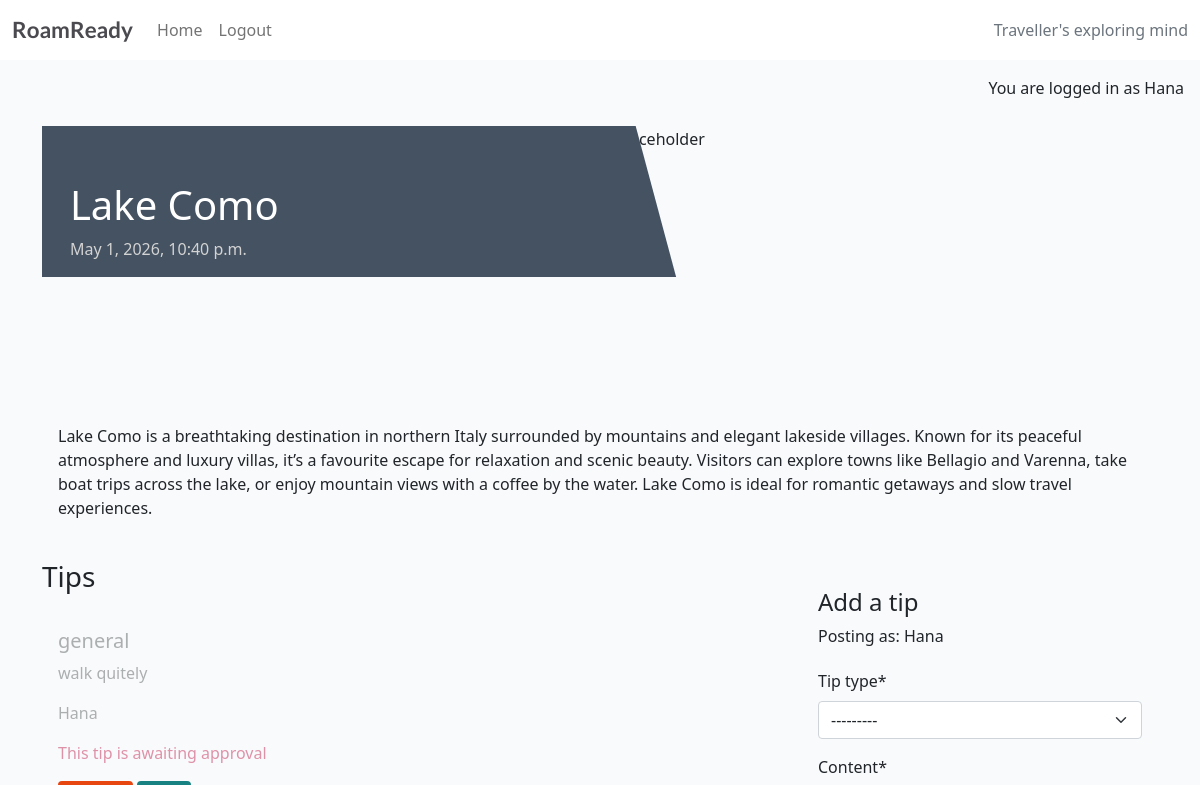
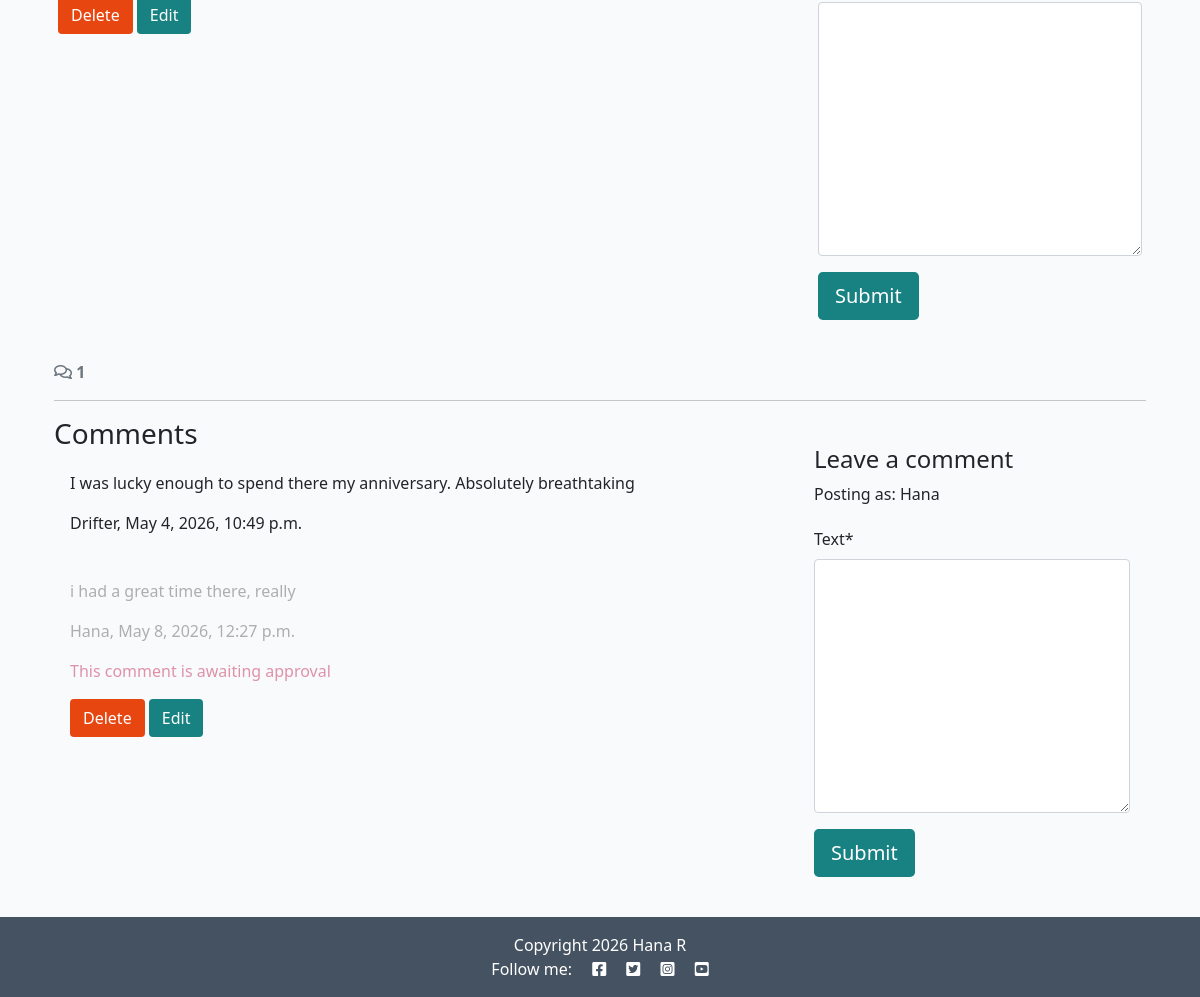
The page /10/ (signed in) on the database its author committed (2 pictures, top to bottom).
### destinations/models.py (models this page shows, shortened)
class Destination(models.Model):
    name = models.CharField(max_length=100)
    country = CountryField()
    category = models.CharField(max_length=50)
    featured_image = CloudinaryField('image', default='placeholder')
    description = models.TextField()
    created_on = models.DateTimeField(auto_now_add=True)
    status = models.IntegerField(choices=STATUS, default=1)
    class Meta:
        ordering = ['-created_on', 'country', 'category']

class Tip(models.Model):
    destination = models.ForeignKey(Destination, on_delete=models.CASCADE, related_name="tips")
    tip_type = models.CharField(max_length=100, choices=TIP_TYPES)
    content = models.TextField()
    user = models.ForeignKey(User, on_delete=models.CASCADE, related_name="tips", null=True, blank=True)
    approved = models.BooleanField(default=False)
    class Meta:
        ordering = ['tip_type', 'destination']

class Comment(models.Model):
    destination = models.ForeignKey(Destination, on_delete=models.CASCADE, related_name="comments")
    user = models.ForeignKey(User, on_delete=models.CASCADE, related_name="comments", null=True, blank=True)
    text = models.TextField()
    created_on = models.DateTimeField(auto_now_add=True)
    approved = models.BooleanField(default=False)

### destinations/views.py (the view, shortened to what this page needs)
# urls.py: path('<int:pk>/', views.destination_detail, name='destination_detail'),
def destination_detail(request, pk):
    destination = get_object_or_404(Destination, pk=pk)
    comments = destination.comments.all().order_by("-created_on")
    comment_count = destination.comments.filter(approved=True).count()
    tips = destination.tips.all().order_by("tip_type")
    comment_form = CommentForm()
    tip_form = TipForm()
    return render(
        request,
        "destinations/destination_detail.html",
        {"destination": destination,
         "comments":comments,
         "comment_count": comment_count,
         "comment_form": comment_form,
         "tip_form": tip_form
         },
    )

### destinations/forms.py
class CommentForm(forms.ModelForm):
    class Meta:
        model = Comment
        fields = ('text',)

class TipForm(forms.ModelForm):
    class Meta:
        model = Tip
        fields = ('tip_type', 'content',)

### destinations/templates/destinations/destination_detail.html (shortened to what this page needs)
{% extends 'base.html' %} {% block content %}
{% load static %}
{% load crispy_forms_tags %}
<div class="masthead">
    <div class="container">
        <div class="row g-0">
            <div class="col-md-6 masthead-text">
                <h1 class="post-title">{{ destination.name }}</h1>
                <p class="post-subtitle">{{ destination.created_on }}</p>
            </div>
            <div class="d-none d-md-block col-md-6 masthead-image">
                <img src="{% static 'images/default.jpg' %}" class="scale" alt="placeholder">
            </div>
        </div>
    </div>
</div>
<div class="container">
    <div class="row">
        <div class="col card mb-4  mt-3 left  top">
            <div class="card-body ">
                <p class="card-text">
                    {{ destination.description | safe }}
                </p>
            </div>
        </div>
    </div>
</div>
<div class="container">
    <div class="row">
        <div class="col-md-8">
            <h3>Tips</h3>
            {% for tip in destination.tips.all %}
            <div class="card mb-3">
                <div class="card-body  {% if not tip.approved and tip.user == user %}faded{% elif not tip.approved %}d-none{% endif %}">
                    <h5 id="tiptype{{ tip.id }}" class="card-title">{{ tip.tip_type}}</h5>
                    <div id="tip{{ tip.id }}" class="card-text {% if not tip.approved and tip.user == user %}faded{% endif %}">{{ tip.content | linebreaks}}</div>
                    <p class="card-text {% if not tip.approved and tip.user == user %}faded{% endif %}">{{ tip.user }}</p>
                    {% if not tip.approved and tip.user == user %}
                    <p class="approval">This tip is awaiting approval</p>
                    {% endif %}</p>
                    {% if user.is_authenticated and tip.user == user %}
                    <button class="btn btn-delete-tip" tip_id="{{ tip.id }}" destination_id="{{ destination.id }}">Delete</button>
                    <button class="btn btn-edit" tip_id="{{ tip.id }}" destination_id="{{ destination.id}}">Edit</button>
                    {% endif %}
                </div>
            </div>
            {% empty %}
            <p class="text-muted">No tips yet</p>
            {% endfor %}
        </div>
        <div class="col-md-4">
            <div class="card mb-4 mt-3">
                <div class="card-body">
                    {% if user.is_authenticated %}
                    <h4>Add a tip</h4>
                    <p class="mb-2">Posting as: {{ user.username }}</p>
                    <form id="tipForm" method="post" style="margin-top: 1.3em;">
                        {{ tip_form | crispy }}
                        <button id="tipSubmitButton" type="submit" class="btn btn-signup btn-lg">Submit</button>
        </form>
        {% else %}
        <p>Log in to share a tip</p>
        {% endif %}
      </div>
        </div>
    </div>
</div>
<div class="container">
    <div class="row">
        <div class="col-12">
            <strong class="text-secondary">
                <i class="far fa-comments"></i> {{ comment_count }}
            </strong>
        </div>
        <div class="col-12">
            <hr>
        </div>
    </div>
    <div class="row">
        <div class="col-md-8">
            <h3 class="mb-0">Comments</h3>
            {% for comment in destination.comments.all %}
            <div class="card mb-2">
                <div class="card-body {% if not comment.approved and comment.user == user %}faded{% elif not comment.approved %}d-none{% endif %}">
                    <div id="comment{{ comment.id }}" class="card-id">{{ comment.text | linebreaks }}</div>
                    <p  class="card-text {% if not comment.approved and comment.user == user %}faded{% endif %}">{{ comment.user }}, {{ comment.created_on }}</p>
                    {% if not comment.approved and comment.user == user %}
                    <p class="approval">This comment is awaiting approval</p>
                    {% endif %}
                    {% if user.is_authenticated and comment.user == user %}
                    <button class="btn btn-delete" comment_id="{{ comment.id }}" destination_id="{{ destination.id }}">Delete</button>
                    <button class="btn btn-edit" comment_id="{{ comment.id }}">Edit</button>
                    {% endif %}
                </div>
            </div>
            {% empty %}
            <p class="text-muted">No comments yet</p>
            {% endfor %}
        </div>
        <div class="col-md-4">
            <div class="card mb-4 mt-3">
                <div class="card-body">
                    {% if user.is_authenticated %}
                    <h4>Leave a comment</h4>
                    <p class="mb-2">Posting as: {{ user.username }}</p>
                    <form id="commentForm" method="post" style="margin-top: 1.3em;">
                        {{ comment_form | crispy}}
                        <button id="commentSubmitButton" type="submit" class="btn btn-signup btn-lg">Submit</button>
                    </form>
                    {% else %}
                    <p>Log in to leave a comment</p>
                    {% endif %}
                </div>
            </div>
        </div>
    </div>
</div>
{% endblock content %}

### templates/base.html (shortened to what this page needs)
{% load static %}
{% url 'home' as home_url %}
{% url 'destination' as destination_detail_url %}
{% url 'account_login' as login_url %}
{% url 'account_signup' as signup_url %}
{% url 'account_logout' as logout_url %}
<!DOCTYPE html>
<html class="h-100" lang="en">
<head>
    <link rel="stylesheet" href="https://cdnjs.cloudflare.com/ajax/libs/font-awesome/5.15.3/css/all.min.css">
    <link href="https://cdn.jsdelivr.net/npm/bootstrap@5.0.1/dist/css/bootstrap.min.css" rel="stylesheet"
>
        <link rel="stylesheet" href="{% static 'css/style.css' %}">
</head>
<body class="d-flex flex-column h-100 main-bg">
    <nav class="navbar navbar-expand-lg navbar-light bg-white">
        <div class="container-fluid">
            <a class="navbar-brand" href="{% url 'home' %}"><span class="brand">R<span class="red-R"><span>oam</span>R</span>eady</a>
            <div class="collapse navbar-collapse" id="navbarText">
                <ul class="navbar-nav me-auto mb-2 mb-lg-0">
                    <li class="nav-item">
                        <a class="nav-link {% if request.path == home_url %}active{% endif %}" aria-current="page"
                            href="{% url 'home' %}">Home</a>
                    </li>
                    {% if user.is_authenticated %}
                    <li class="nav-item">
	                    <a class="nav-link {% if request.path == logout_url %}active{% endif %}" aria-current="page"
                        href="{% url 'account_logout' %}">Logout</a>
                    </li>
                    {% endif %}
                </ul>
                <span class="navbar-text text-muted">
                    Traveller's exploring mind
                </span>
            </div>
        </div>
    </nav>
    <main class="flex-shrink-0 main-bg">
        {% if user.is_authenticated %}
            <p class="text-end m-3">You are logged in as {{ user }}</p>
        {% else %}
            <p class="text-end m-3">You are not logged in</p>
        {% endif %}
        {% block content %}{% endblock content %}
    </main>
    <footer class="footer mt-auto py-3 dark-bg">
        <p class="m-0 text-center text-white">
 {% block copyright %}
  Copyright 2026 Hana R
  {% endblock %}
        </p>
        <p class="m-0 text-center text-white">Follow me: <i class="fab fa-facebook-square ms-3"></i>
            <i class="fab fa-twitter-square ms-3"></i>
            <i class="fab fa-instagram-square ms-3"></i>
            <i class="fab fa-youtube-square ms-3"></i>
        </p>
    </footer>
</body>
</html>

### static/css/style.css (style rules this page uses)
body { background-color: #F9FAFC; }
.brand { font-family: Lato, sans-serif; font-size: 1.4rem; font-weight: 700; color: #4A4A4F; }
.dark-bg { background-color: #445261; }
.main-bg { background-color: #F9FAFC; }
.card { border: none; background-color: transparent; }
.card .card-body { padding-top: 0.75rem; }
.scale { width: 100%; height: auto; }
.masthead { margin-top: 10px; overflow: hidden; position: relative; display: inline-block; height: 33vh; width: 100%; }
.masthead-text { background-color: #445261; color: white; position: relative; }
.masthead-image { position: relative; overflow: hidden; }
.masthead-image:after { content: ""; position: absolute; top: 0; right: 90%; height: 100%; width: 150%; background: #445261; -webkit-transform: skew(15deg); -moz-transform: skew(15deg); transform: skew(15deg); z-index: 100; }
.post-title { margin-top: 10%; margin-left: 5%; }
.post-subtitle { margin-left: 5%; color: lightgray; }
.btn-signup, .btn-edit { background-color: #188181; color: #fff; }
.btn-delete, .btn-delete-tip { color: #fff; background: #E84610; }
.faded { color: rgb(172, 175, 175); }
.approval { color: rgb(222, 146, 168); }

### rows shown on the page
Destination: name "Lake Como", created_on "May 1, 2026, 10:40 p.m.", description "Lake Como is a breathtaking destination in northern Italy surrounded by mountains and elegant lakeside villages. Known for its peaceful atmosphere and luxury villas, it’s a favourite escape for relaxation and scenic beauty. Visitors can explore towns like Bellagio and Varenna, take boat trips across the lake, or enjoy mountain views with a coffee by the water. Lake Como is ideal for romantic getaways and slow travel experiences."
Tip: tip_type "general", content "walk quitely", user "Hana", approved "This tip is awaiting approval"
Comment: text "I was lucky enough to spend there my anniversary. Absolutely breathtaking", user "Drifter", created_on "May 4, 2026, 10:49 p.m."
Comment: text "i had a great time there, really", user "Hana", created_on "May 8, 2026, 12:27 p.m.", approved "This comment is awaiting approval"

### other values the page prints
{{ user }} "Hana"
{{ user.username }} "Hana"
{{ comment_count }} "1"
